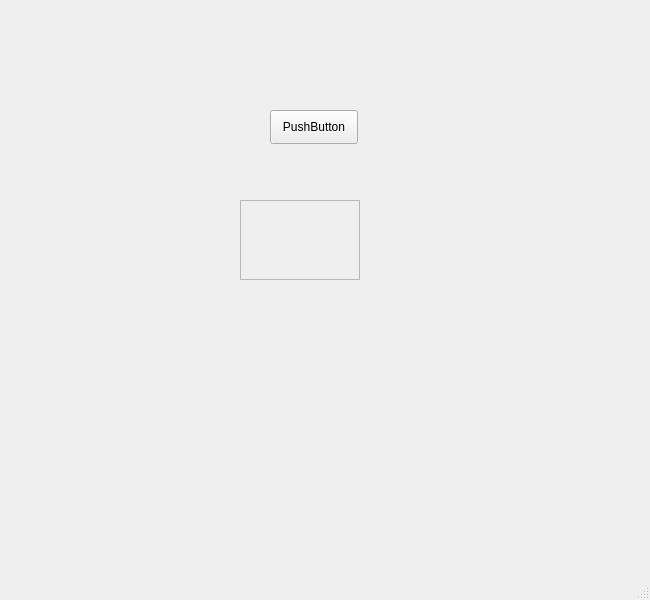
<?xml version="1.0" encoding="UTF-8"?>
<ui version="4.0">
 <class>MainWindow</class>
 <widget class="QMainWindow" name="MainWindow">
  <property name="geometry">
   <rect>
    <x>0</x>
    <y>0</y>
    <width>650</width>
    <height>600</height>
   </rect>
  </property>
  <property name="windowTitle">
   <string>MainWindow</string>
  </property>
  <widget class="QWidget" name="centralwidget">
   <widget class="QPushButton" name="pushButton">
    <property name="geometry">
     <rect>
      <x>270</x>
      <y>110</y>
      <width>88</width>
      <height>34</height>
     </rect>
    </property>
    <property name="text">
     <string>PushButton</string>
    </property>
   </widget>
   <widget class="QWidget" name="widget" native="true">
    <property name="geometry">
     <rect>
      <x>100</x>
      <y>290</y>
      <width>441</width>
      <height>201</height>
     </rect>
    </property>
   </widget>
   <widget class="QFrame" name="frame">
    <property name="geometry">
     <rect>
      <x>240</x>
      <y>200</y>
      <width>120</width>
      <height>80</height>
     </rect>
    </property>
    <property name="frameShape">
     <enum>QFrame::StyledPanel</enum>
    </property>
    <property name="frameShadow">
     <enum>QFrame::Raised</enum>
    </property>
   </widget>
  </widget>
  <widget class="QMenuBar" name="menubar">
   <property name="geometry">
    <rect>
     <x>0</x>
     <y>0</y>
     <width>650</width>
     <height>30</height>
    </rect>
   </property>
  </widget>
  <widget class="QStatusBar" name="statusbar"/>
 </widget>
 <resources/>
 <connections/>
</ui>
